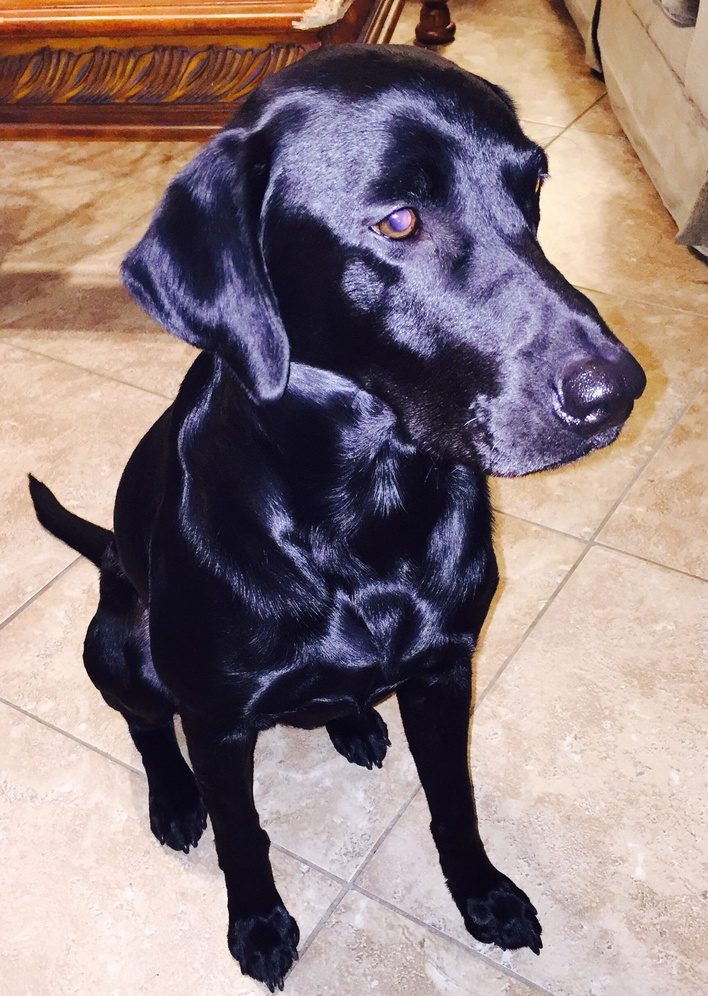
#> input picture Primeira Etapa/2-OpenCV/entrada.jpg, 708 x 996 px, shrunk from 1570 x 2208 before the run
$ python exemplo2.2.py
#> lines starting #> are read from the running program, lines starting #| are printed output that depends on the picture
import cv2
imagem = cv2.imread('entrada.jpg')
#> imagem is the input picture: shape (996, 708, 3); mean B, G, R 126.5, 126, 143.9

for i in range(0,imagem.shape[0]): #Percorre as "linhas" da imagem
    for j in range(0,imagem.shape[1]): #Percorre as coluna respectivas da imagem
        imagem[i,j] = (255,0,0)  #Colore os pixels
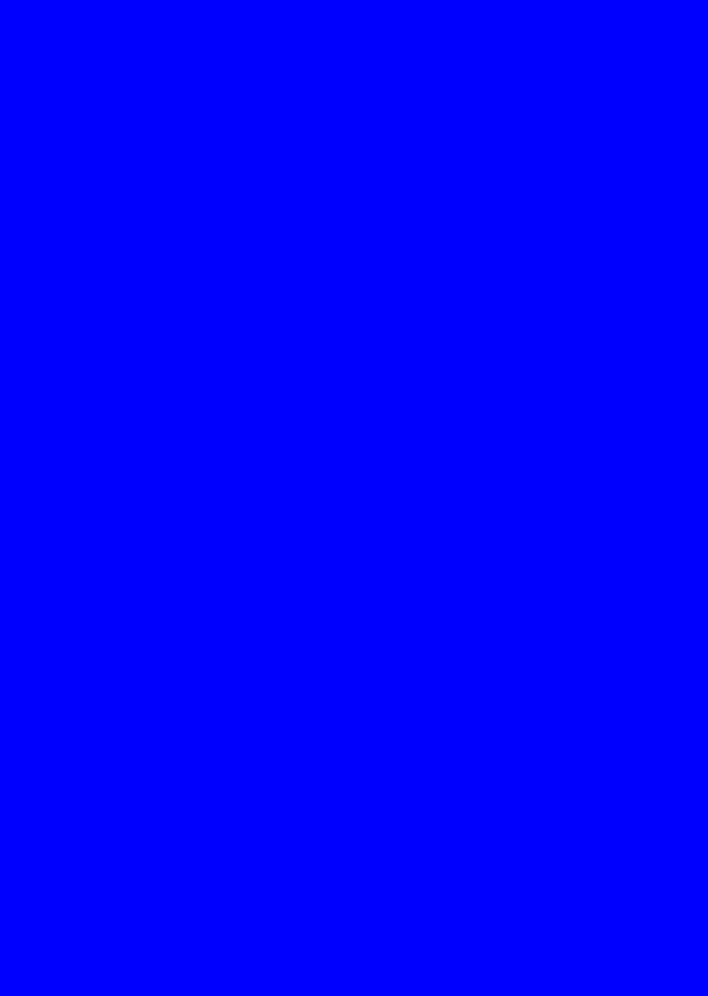
#> imagem: shape (996, 708, 3); mean B, G, R 255, 0, 0

cv2.imshow('Imagem modificada', imagem)
cv2.waitKey(0) #faltou no codigo exemplo
